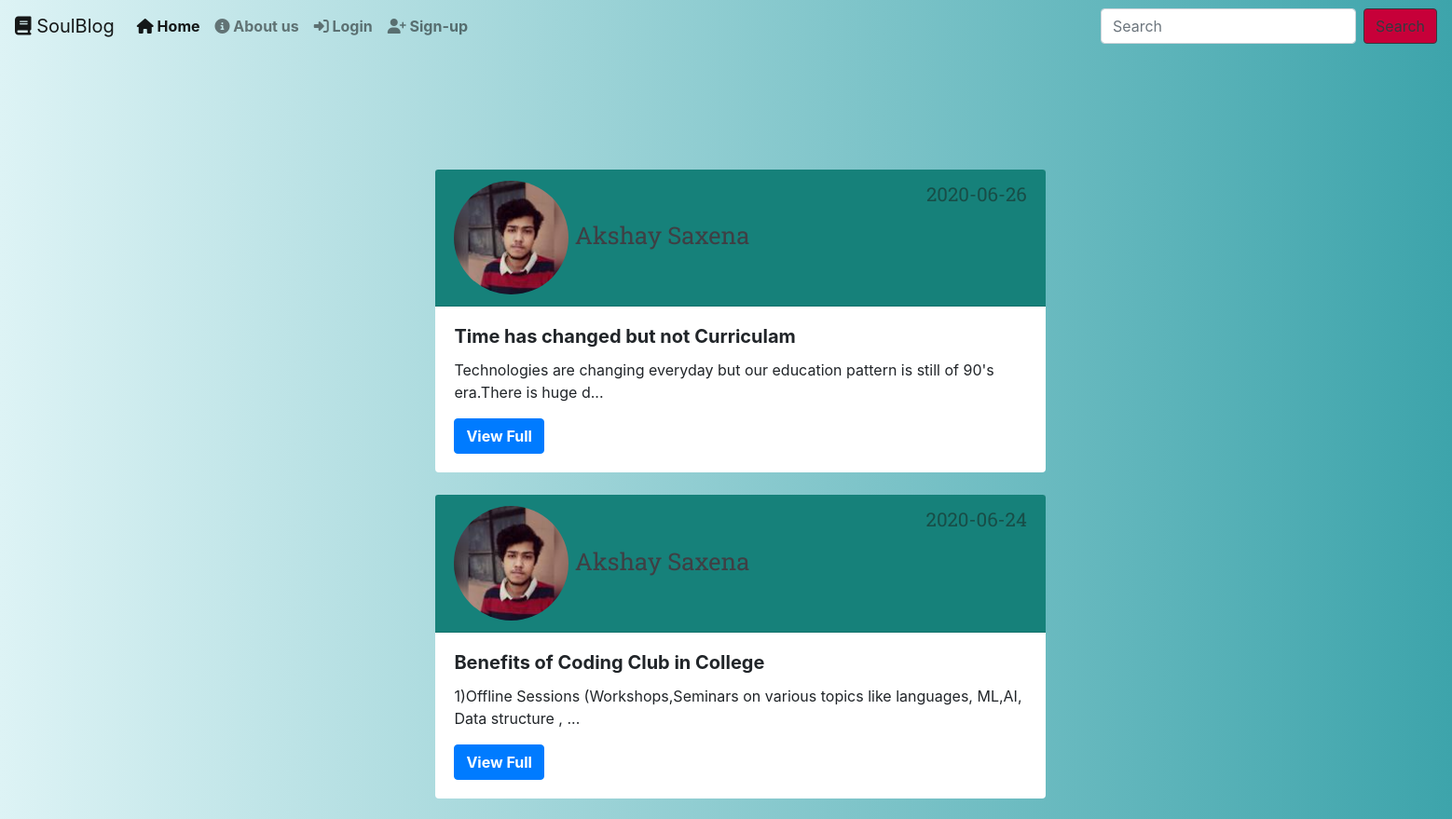
Before: / (upper part) with the older database file.
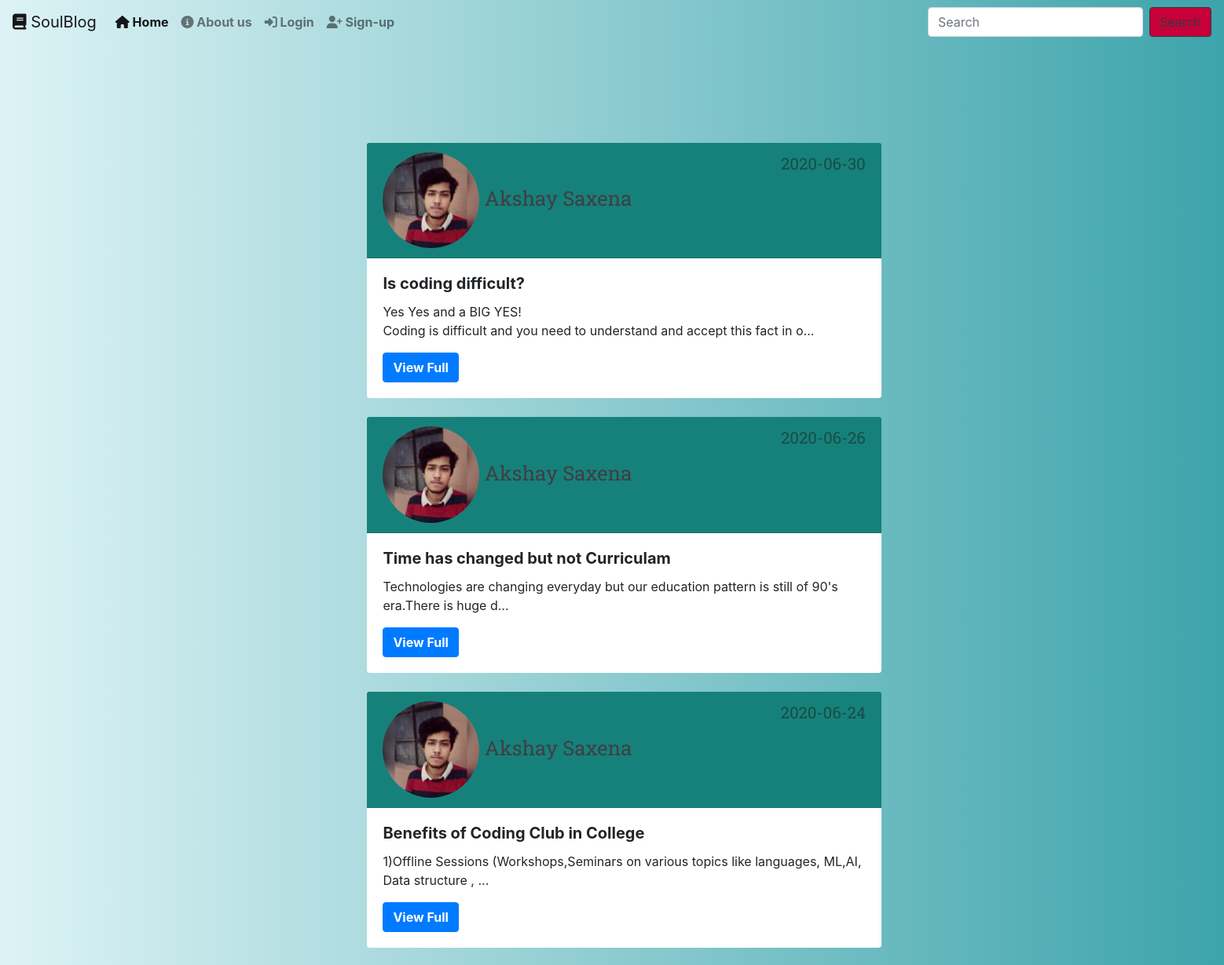
After: the same page with the newer database file.
### Flask_Projects/models.py (models this page shows, shortened)
class Post(db.Model):
    id = db.Column(db.Integer, primary_key=True)
    title=db.Column(db.String(30),nullable=False)
    date_post=db.Column(db.DateTime,nullable=False,default=datetime.utcnow)
    content=db.Column(db.Text,nullable=False)
    user_id=db.Column(db.Integer,db.ForeignKey('user.id'),nullable=False)

class User(db.Model,UserMixin):
    id=db.Column(db.Integer,primary_key=True)
    username=db.Column(db.String(30),unique=True,nullable=False)
    email=db.Column(db.String(130),unique=True,nullable=False)
    password=db.Column(db.String(30),unique=True,nullable=False)
    img_file=db.Column(db.String(30),nullable=False,default='def.png')
    posts=db.relationship('Post',backref='author',lazy=True)

### Flask_Projects/main/routes.py (the view)
@main.route("/home")
@main.route("/")
def homepage():
    page=request.args.get('page',1,type=int)
    posts = Post.query.order_by(Post.date_post.desc()).paginate(page=page, per_page=5)
    users=User.query.all()
    posts_list=[]
    posts_author=[]
    user_names=[]
    for post in posts.items:
        posts_list.append(post.title)
    for user in users:
     	user_names.append(user.username)
    return render_template('blog.html',posts=posts,title="Soul Blog",posts_list=posts_list,user_names=user_names)

### Flask_Projects/templates/blog.html (shortened to what this page needs)
{% extends 'base.html'%}
{% block nav_search%}
  <form class="form-inline my-2 my-lg-0" action="{{url_for('posts.search')}}" method="post" autocomplete="off">
    <input class="form-control mr-sm-2 customselect" type="text" placeholder="Search" list="blog_title"name="blogtitle"  >
        <button type="submit" class="btn btn-outline-dark my-2 my-sm-0" id="button-color"  >Search</button>
      </form>
      {%endblock%}
      {% block content%}
        <div class="blog-css-align">
          {% for post in posts.items %}
            <div class="card card-css card-css-align">
              <div class="card-header blog-css" >
                <img class="article-img" src="{{ url_for('static', filename='profilepic/' + post.author.img_file) }}">
                <a class="mr-2" id="usertag" href="{{ url_for('users.userposts', username=post.author.username) }}">{{ post.author.username }}</a>
                <small class="text-muted"> <span id="time-css"> {{ post.date_post.strftime('%Y-%m-%d') }}
                </span> </small>
              </div>
              <div class="card-body">
                <h5 class="card-title"><b>{{post.title}}</b></h5>
                <p class="card-text">{{post.content|truncate(100, True)}}</p>
                <a href="{{url_for('posts.post',post_id=post.id)}}" class="btn btn-primary"><b>View Full</b></a>
              </div>
            </div>
            <div>
              <br>
            </div>
          {% endfor%}
        </div>
          {% endblock%}

Changed rows visible on the page:
added Post: img_file (picture), author.username "Akshay Saxena", date_post "2020-06-30", title "Is coding difficult?", content "Yes Yes and a BIG YES! Coding is difficult and you need to understand and accept this fact in o..."
